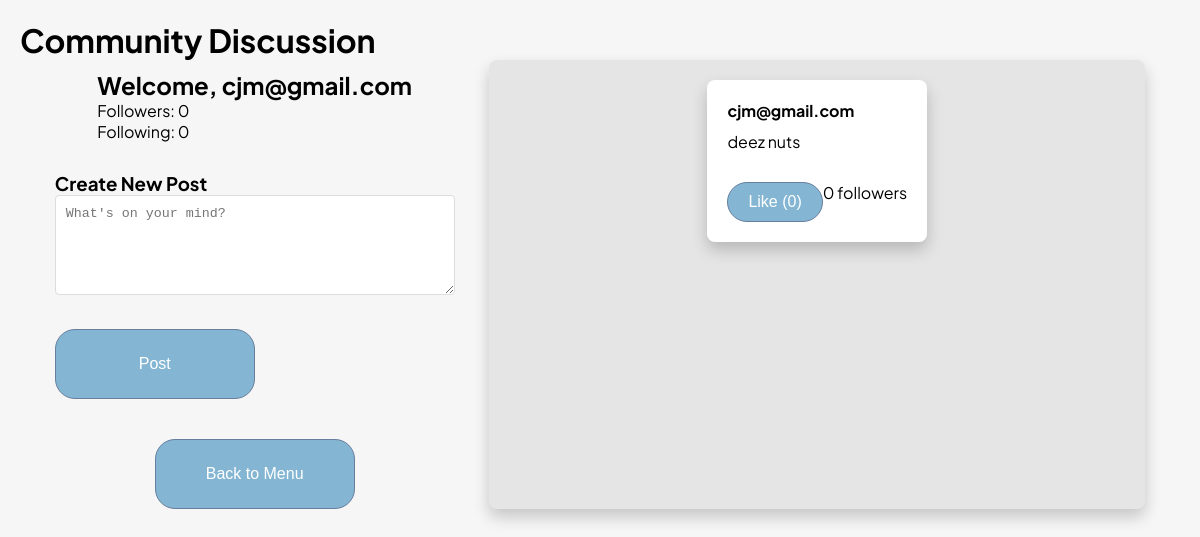
/discussion (signed in), run on an earlier commit of the app's database.
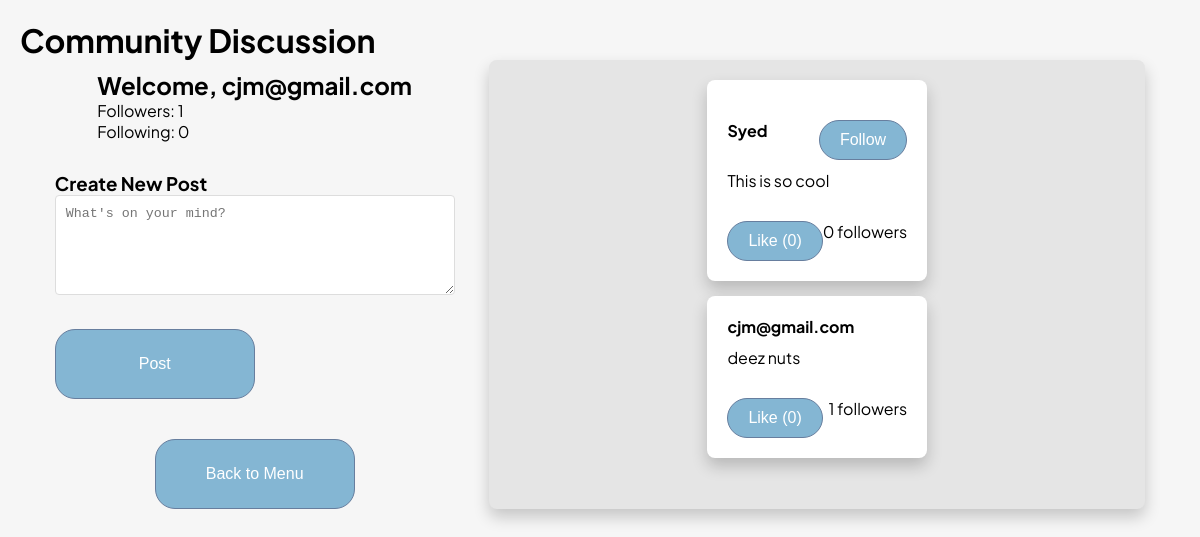
And on a later commit of the database.
### tables this page shows
CREATE TABLE DiscussionEntry (
    DiscussionEntryID INTEGER PRIMARY KEY AUTOINCREMENT,
    Body TEXT,
    Username TEXT NOT NULL,
    Likes INT DEFAULT 0,
    FOREIGN KEY (Username) REFERENCES Client(Username)
);

### main.py (the view)
@app.route('/discussion', methods=['GET'])
def view_discussion():
    if 'username' not in session:
        return redirect(url_for('login'))
    conn = get_db()
    dbCursor = conn.cursor()
    entries = logic.get_discussion_entries(dbCursor)
    user_stats = logic.get_user_stats(dbCursor, session['username'])
    return render_template(
        'discussion.html',
        entries=entries,
        current_user=session['username'],
        user_stats=user_stats
    )

### logic.py (called while the page is built)
def get_discussion_entries(dbCursor, limit=50):
    query = """
        SELECT de.DiscussionEntryID, de.Body, de.Username, de.Likes,
               COUNT(DISTINCT f.FollowerUsername) as FollowerCount
        FROM DiscussionEntry de
        LEFT JOIN Follows f ON de.Username = f.FollowingUsername
        GROUP BY de.DiscussionEntryID
        ORDER BY de.DiscussionEntryID DESC
        LIMIT ?
    """
    try:
        dbCursor.execute(query, (limit,))
        return dbCursor.fetchall()
    except Exception as e:
        print(f"Error fetching discussion entries: {e}")
        return []

### main.py (called while the page is built)
def get_db():
    if 'db' not in g:
        g.db = sqlite3.connect(db_path, check_same_thread=False)
    return g.db

### templates/discussion.html (shortened to what this page needs)
<!DOCTYPE html>
<html>
<head>
    <link rel="stylesheet" href="static/app.css"/>
</head>
<body>
    <h1>Community Discussion</h1>
    <div class="discussion-container">
        <div class="left-column">
            <div class="user-stats">
                <h2>Welcome, {{ current_user }}</h2>
                <p>Followers: {{ user_stats.followers }}</p>
                <p>Following: {{ user_stats.following }}</p>
            </div>
            <div class="create-post">
                <h3>Create New Post</h3>
                <form id="postForm" onsubmit="createPost(event)">
                    <textarea name="body" required placeholder="What's on your mind?"></textarea>
                    <button type="submit" class="btn">Post</button>
                </form>
            </div>
            <div class = "menu-button-container">
                <form action="/menu" method="GET">
                    <button class="btn">Back to Menu</button>
                </form>
            </div>
        </div>
        <div class="column general-discussion-box">
            <div class="entries">
                {% for entry in entries %}
                <div class="general-discussion-entry entry" data-id="{{ entry[0] }}">
                    <div class="entry-header">
                        <strong>{{ entry[2] }}</strong>
                        {% if entry[2] != current_user %}
                        <button class="btn" onclick="followUser('{{ entry[2] }}')">Follow</button>
                        {% endif %}
                    </div>
                    <p>{{ entry[1] }}</p>
                    <div class="entry-footer">
                        <button class="btn" onclick="toggleLike('{{entry[0]}}')">
                            Like ({{ entry[3] }})
                        </button>
                        <span>{{ entry[4] }} followers</span>
                    </div>
                </div>
                {% endfor %}
            </div>
        </div>
    </div>
</body>
</html>

What changed in the data, as far as the page shows it:
computed for DiscussionEntry "cjm@gmail.com": DiscussionEntryID "0" → "1"
added DiscussionEntry: Username "Syed", Body "This is so cool", Likes "0"
Also different on the page:
{{ user_stats.followers }}: "0" → "1"
